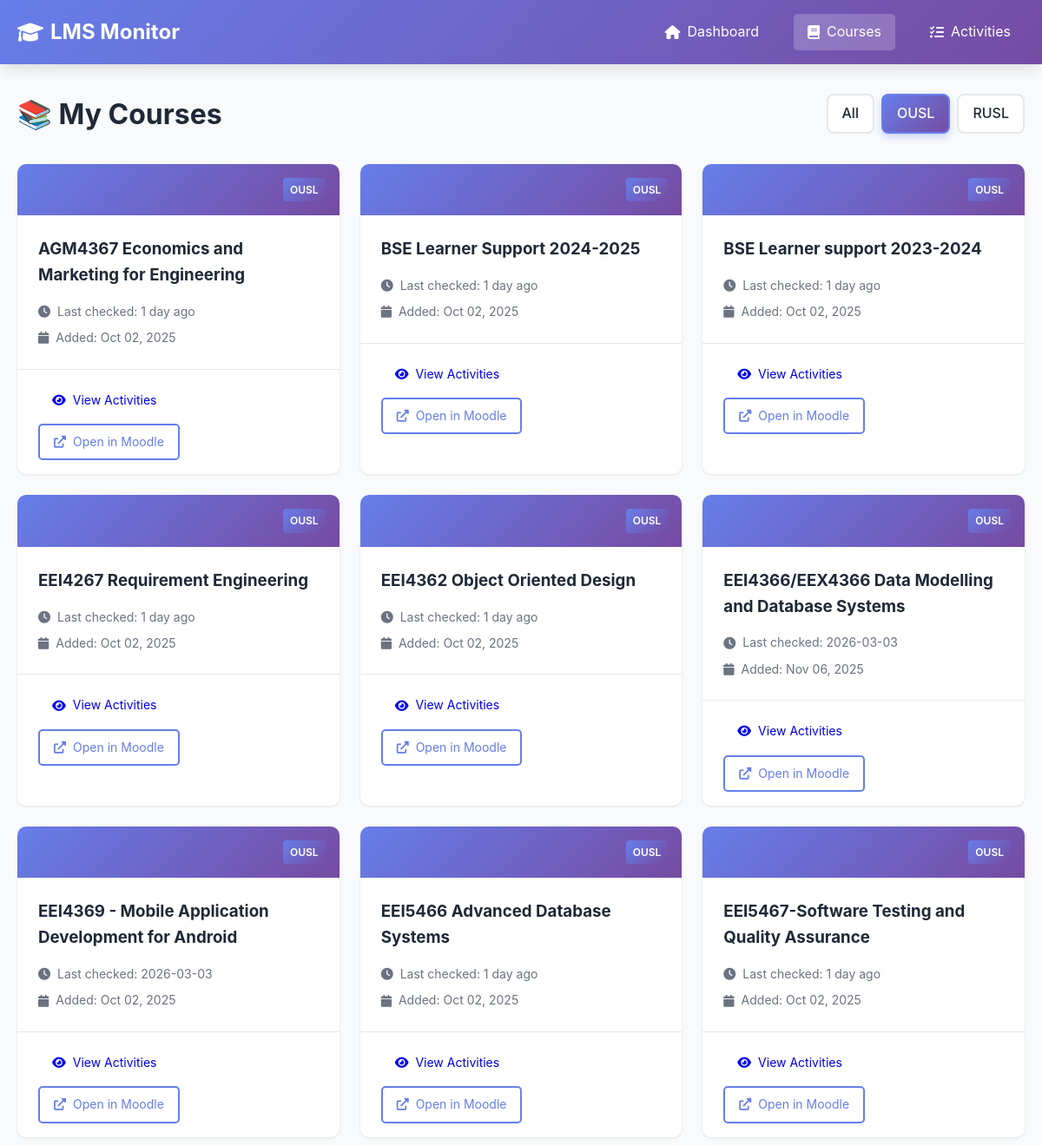
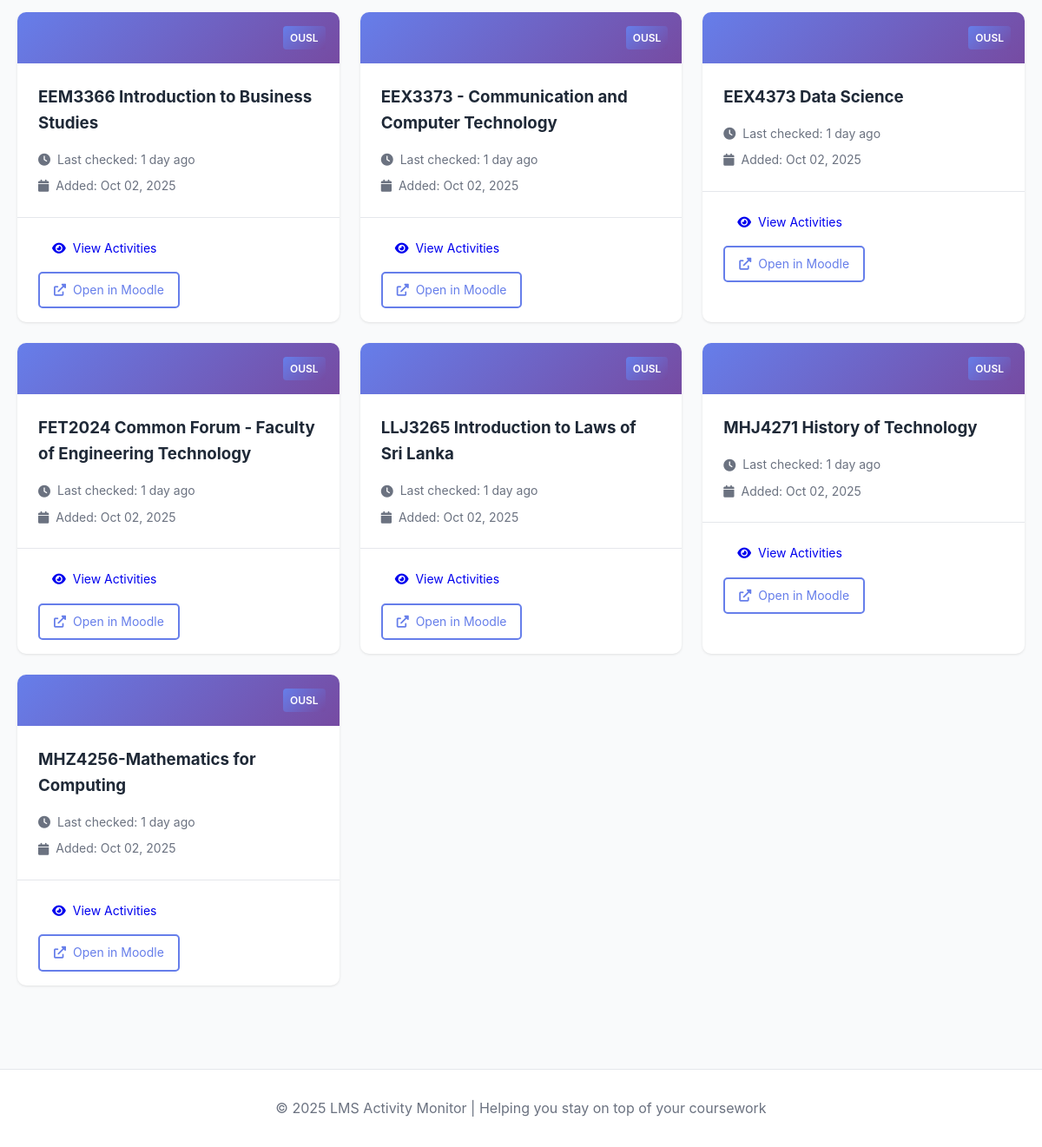
Before: /courses?lms=OUSL with the older database file (2 pictures, top to bottom).
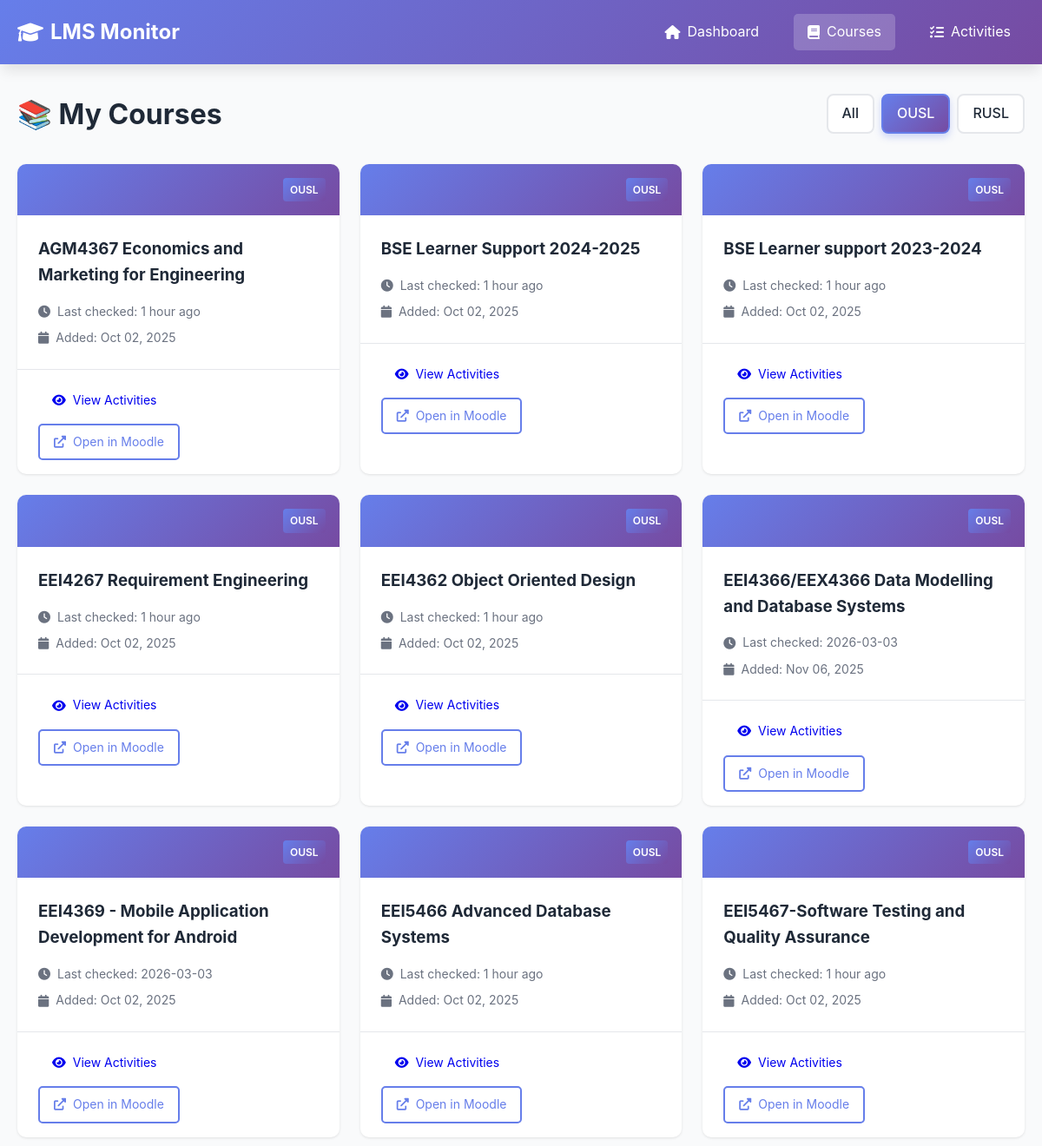
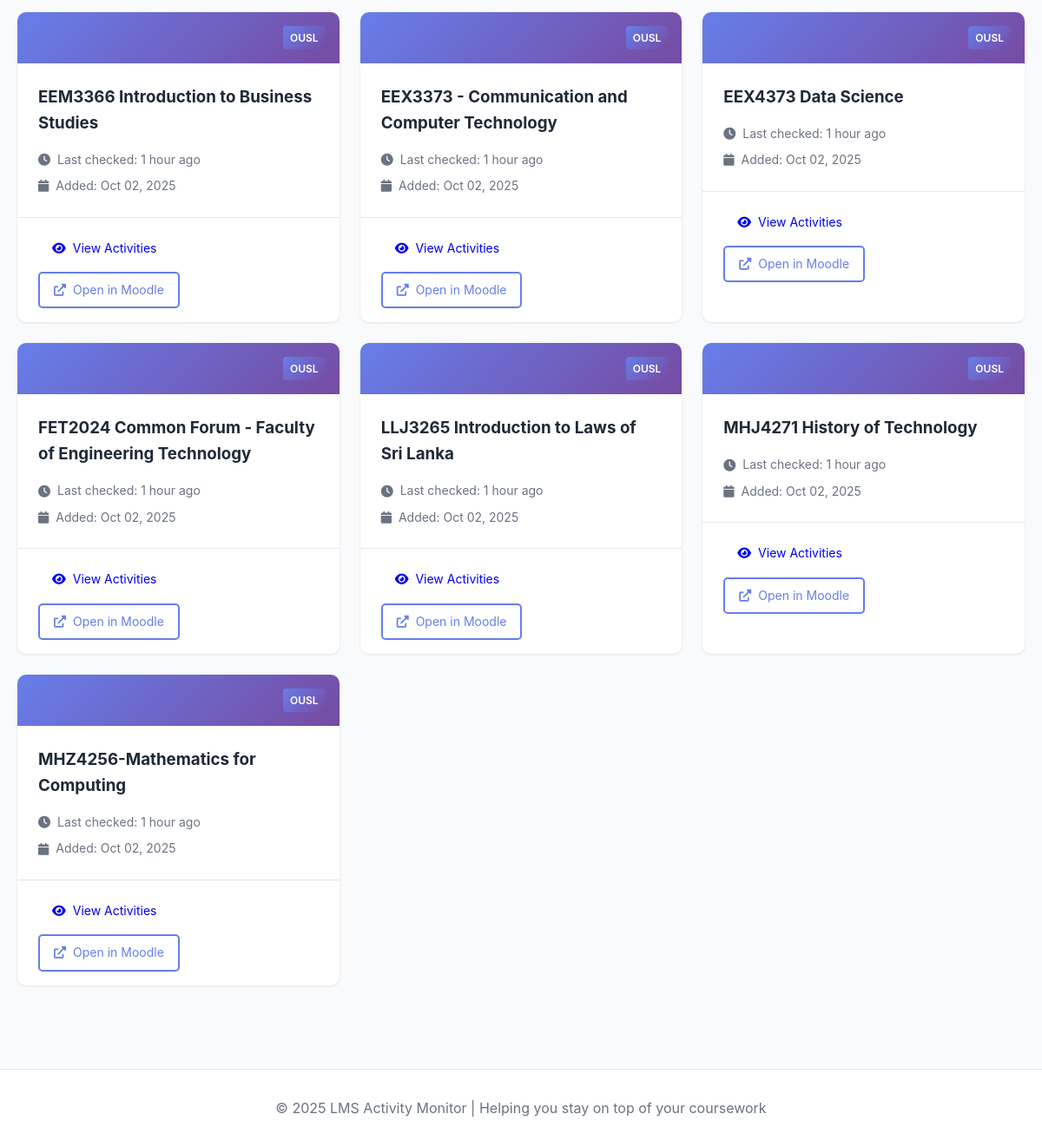
After: the same page with the newer database file (2 pictures, top to bottom).
### tables this page shows
CREATE TABLE courses (
                id INTEGER PRIMARY KEY AUTOINCREMENT,
                course_id TEXT UNIQUE NOT NULL,
                lms_name TEXT NOT NULL,
                course_name TEXT NOT NULL,
                course_url TEXT,
                first_seen TIMESTAMP DEFAULT CURRENT_TIMESTAMP,
                last_checked TIMESTAMP DEFAULT CURRENT_TIMESTAMP
            );

### app.py (the view)
@app.route('/courses')
def courses():
    lms_filter = request.args.get('lms', None)
    courses_list = db.get_all_courses(lms_name=lms_filter)
    return render_template('courses.html', courses=courses_list, lms_filter=lms_filter)

### app.py (called while the page is built)
@app.template_filter('datetime')
def format_datetime(value, format='%Y-%m-%d %H:%M:%S'):
    if value is None:
        return ''
    if isinstance(value, str):
        try:
            value = datetime.fromisoformat(value.replace('Z', '+00:00'))
        except:
            return value
    if value.tzinfo is None:
        from datetime import timezone
        value = value.replace(tzinfo=timezone.utc)
    from datetime import timezone, timedelta
    colombo_tz = timezone(timedelta(hours=5, minutes=30))
    local_time = value.astimezone(colombo_tz)
    return local_time.strftime(format)

### database.py (called while the page is built)
    def get_connection(self):
        return sqlite3.connect(self.db_path)

    def get_all_courses(self, lms_name: str = None) -> List[Dict[str, Any]]:
        conn = self.get_connection()
        cursor = conn.cursor()
        if lms_name:
            cursor.execute("""
                SELECT course_id, lms_name, course_name, course_url, first_seen, last_checked
                FROM courses
                WHERE lms_name = ?
                ORDER BY course_name
            """, (lms_name,))
        else:
            cursor.execute("""
                SELECT course_id, lms_name, course_name, course_url, first_seen, last_checked
                FROM courses
                ORDER BY lms_name, course_name
            """)
        columns = [desc[0] for desc in cursor.description]
        courses = [dict(zip(columns, row)) for row in cursor.fetchall()]
        conn.close()
        return courses

### templates/courses.html (shortened to what this page needs)
{% extends "base.html" %}  {% block content %}
<div class="page-header">
  <h1>📚 My Courses</h1>
  <div class="filters">
    <a
      href="/courses"
      class="filter-btn {% if not lms_filter %}active{% endif %}"
      >All</a
    >
    <a
      href="/courses?lms=OUSL"
      class="filter-btn {% if lms_filter == 'OUSL' %}active{% endif %}"
      >OUSL</a
    >
    <a
      href="/courses?lms=RUSL"
      class="filter-btn {% if lms_filter == 'RUSL' %}active{% endif %}"
      >RUSL</a
    >
  </div>
</div>
{% if courses %}
<div class="courses-grid">
  {% for course in courses %}
  <div class="course-card">
    <div class="course-header">
      <div class="lms-badge">{{ course.lms_name }}</div>
    </div>
    <div class="course-body">
      <h3>{{ course.course_name }}</h3>
      <div class="course-meta">
        <p>
          <i class="fas fa-clock"></i> Last checked: {{
          course.last_checked|timeago }}
        </p>
        <p>
          <i class="fas fa-calendar"></i> Added: {{
          course.first_seen|datetime('%b %d, %Y') }}
        </p>
      </div>
    </div>
    <div class="course-footer">
      <a href="/course/{{ course.course_id }}" class="btn btn-small">
        <i class="fas fa-eye"></i> View Activities
      </a>
      {% if course.course_url %}
      <a
        href="{{ course.course_url }}"
        target="_blank"
        class="btn btn-small btn-outline"
      >
        <i class="fas fa-external-link-alt"></i> Open in Moodle
      </a>
      {% endif %}
    </div>
  </div>
  {% endfor %}
</div>
{% endif %} {% endblock %}

### templates/base.html (shortened to what this page needs)
<!DOCTYPE html>
<html lang="en">
  <head>
    <link
      rel="stylesheet"
      href="{{ url_for('static', filename='style.css') }}"
    />
    <link
      rel="stylesheet"
      href="https://cdnjs.cloudflare.com/ajax/libs/font-awesome/6.0.0/css/all.min.css"
    />
  </head>
  <body>
    <nav class="navbar">
      <div class="container">
        <div class="nav-brand">
          <i class="fas fa-graduation-cap"></i>
          <span>LMS Monitor</span>
        </div>
        <ul class="nav-menu">
          <li>
            <a
              href="/"
              class="{% if request.endpoint == 'index' %}active{% endif %}"
            >
              <i class="fas fa-home"></i> Dashboard
            </a>
          </li>
          <li>
            <a
              href="/courses"
              class="{% if request.endpoint == 'courses' %}active{% endif %}"
            >
              <i class="fas fa-book"></i> Courses
            </a>
          </li>
          <li>
            <a
              href="/activities"
              class="{% if request.endpoint == 'activities' %}active{% endif %}"
            >
              <i class="fas fa-tasks"></i> Activities
            </a>
          </li>
        </ul>
      </div>
    </nav>
    <main class="main-content">
      <div class="container">{% block content %}{% endblock %}</div>
    </main>
    <footer class="footer">
      <div class="container">
        <p>
          &copy; 2025 LMS Activity Monitor | Helping you stay on top of your
          coursework
        </p>
      </div>
    </footer>
  </body>
</html>

### static/style.css (style rules this page uses)
:root { --primary-color: #667eea; --secondary-color: #764ba2; --accent-color: #f093fb; --success-color: #10b981; --danger-color: #ef4444; --warning-color: #f59e0b; --info-color: #3b82f6; --text-color: #1f2937; --text-light: #6b7280; --bg-color: #f9fafb; --card-bg: #ffffff; --border-color: #e5e7eb; --shadow: 0 1px 3px rgba(0, 0, 0, 0.1); --shadow-lg: 0 10px 15px -3px rgba(0, 0, 0, 0.1); }
* { margin: 0; padding: 0; box-sizing: border-box; }
body { font-family: -apple-system, BlinkMacSystemFont, "Segoe UI", Roboto, "Helvetica Neue", Arial, sans-serif; line-height: 1.6; color: var(--text-color); background-color: var(--bg-color); }
.container { max-width: 1200px; margin: 0 auto; padding: 0 20px; }
.navbar { background: linear-gradient( 135deg, var(--primary-color) 0%, var(--secondary-color) 100% ); color: white; padding: 1rem 0; box-shadow: var(--shadow-lg); }
.navbar .container { display: flex; justify-content: space-between; align-items: center; }
.nav-brand { font-size: 1.5rem; font-weight: bold; display: flex; align-items: center; gap: 0.5rem; }
.nav-menu { display: flex; list-style: none; gap: 1.5rem; }
.nav-menu a { color: white; text-decoration: none; padding: 0.5rem 1rem; border-radius: 5px; transition: background 0.3s; display: flex; align-items: center; gap: 0.5rem; }
.nav-menu a:hover, .nav-menu a.active { background: rgba(255, 255, 255, 0.2); }
.main-content { min-height: calc(100vh - 160px); padding: 2rem 0; }
.page-header { display: flex; justify-content: space-between; align-items: center; margin-bottom: 2rem; flex-wrap: wrap; gap: 1rem; }
.page-header h1 { font-size: 2rem; color: var(--text-color); }
.btn { padding: 0.75rem 1.5rem; border: none; border-radius: 5px; cursor: pointer; font-size: 1rem; text-decoration: none; display: inline-flex; align-items: center; gap: 0.5rem; transition: all 0.3s; }
.btn-small { padding: 0.5rem 1rem; font-size: 0.875rem; }
.btn-outline { background: transparent; border: 2px solid var(--primary-color); color: var(--primary-color); }
.lms-badge { background: var(--secondary-color); color: white; padding: 0.25rem 0.5rem; border-radius: 3px; font-size: 0.75rem; font-weight: 600; }
.courses-grid { display: grid; grid-template-columns: repeat(auto-fill, minmax(300px, 1fr)); gap: 1.5rem; }
.course-card { background: var(--card-bg); border-radius: 10px; box-shadow: var(--shadow); overflow: hidden; transition: transform 0.3s; }
.course-header { background: linear-gradient( 135deg, var(--primary-color) 0%, var(--secondary-color) 100% ); padding: 1rem; display: flex; justify-content: flex-end; }
.course-body { padding: 1.5rem; }
.course-body h3 { margin-bottom: 1rem; color: var(--text-color); }
.course-meta { display: flex; flex-direction: column; gap: 0.5rem; }
.course-meta p { color: var(--text-light); font-size: 0.875rem; display: flex; align-items: center; gap: 0.5rem; }
.course-footer { padding: 1rem 1.5rem; border-top: 1px solid var(--border-color); display: flex; gap: 0.5rem; flex-wrap: wrap; }
.filters { display: flex; gap: 0.5rem; }
.filters .filter-btn { padding: 0.5rem 1rem; border: 2px solid var(--border-color); background: var(--card-bg); color: var(--text-color); border-radius: 8px; text-decoration: none; transition: all 0.3s; font-weight: 500; display: inline-flex; align-items: center; justify-content: center; }
.filters .filter-btn.active { border-color: var(--primary-color); color: white; background: linear-gradient(135deg, var(--primary-color), var(--secondary-color)); box-shadow: 0 4px 8px rgba(102, 126, 234, 0.3); }
.footer { background: var(--card-bg); border-top: 1px solid var(--border-color); padding: 2rem 0; margin-top: 4rem; text-align: center; color: var(--text-light); }
.lms-badge { display: inline-block; padding: 0.25rem 0.5rem; background: linear-gradient(135deg, #667eea, #764ba2); color: white; border-radius: 4px; font-size: 0.75rem; font-weight: 600; margin-left: 0.5rem; }

Changed rows visible on the page:
changed courses "AGM4367 Economics and Marketing for Engineering": last_checked "1 day ago" → "1 hour ago"
changed courses "BSE Learner Support 2024-2025": last_checked "1 day ago" → "1 hour ago"
changed courses "BSE Learner support 2023-2024": last_checked "1 day ago" → "1 hour ago"
changed courses "EEI4267 Requirement Engineering": last_checked "1 day ago" → "1 hour ago"
changed courses "EEI4362 Object Oriented Design": last_checked "1 day ago" → "1 hour ago"
changed courses "EEI5466 Advanced Database Systems": last_checked "1 day ago" → "1 hour ago"
changed courses "EEI5467-Software Testing and Quality Assurance": last_checked "1 day ago" → "1 hour ago"
changed courses "EEM3366 Introduction to Business Studies": last_checked "1 day ago" → "1 hour ago"
changed courses "EEX3373 - Communication and Computer Technology": last_checked "1 day ago" → "1 hour ago"
changed courses "EEX4373 Data Science": last_checked "1 day ago" → "1 hour ago"
changed courses "FET2024 Common Forum - Faculty of Engineering Technology": last_checked "1 day ago" → "1 hour ago"
changed courses "LLJ3265 Introduction to Laws of Sri Lanka": last_checked "1 day ago" → "1 hour ago"
changed courses "MHJ4271 History of Technology": last_checked "1 day ago" → "1 hour ago"
changed courses "MHZ4256-Mathematics for Computing": last_checked "1 day ago" → "1 hour ago"
